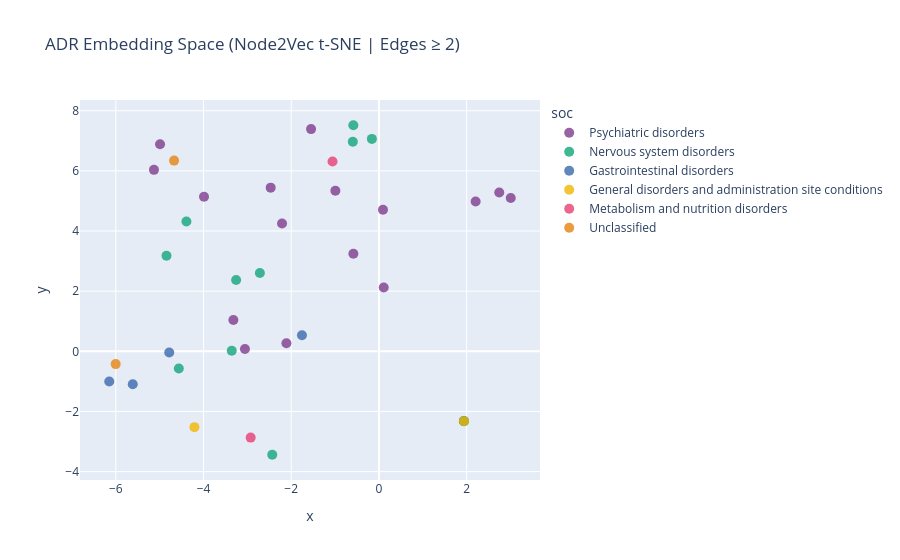

The notebook cell saved with this chart:
### Markdown cell above
## Plot

### Code cell
emb = pd.read_csv(proc_dir / "adr_embeddings.csv")
df = emb.merge(df, on="adr", how="left")

fig = px.scatter(
    df, x="x", y="y",
    color="soc",
    hover_data=["adr", "cluster", "hlt"],
    title=f"ADR Embedding Space (Node2Vec t-SNE | Edges ≥ {threshold})",
    color_discrete_sequence=px.colors.qualitative.Bold
)
fig.update_traces(marker=dict(size=10, opacity=0.8))
fig.show()
fig.write_html(proc_dir / f"fig_embeddings_soc_cutoff_{threshold}.html")

### Figure 1 — Plotly figure (JSON) as saved in the notebook; plotly's stock layout.template omitted (floating-point values rounded to 4 significant figures)
{"data": [{"customdata": [["anxiety", 3, "Mood and anxiety disorders"], ["withdrawal", 1, "Mood and anxiety disorders"], ["withdrawals", 3, "Mood and anxiety disorders"], ["depression", 1, "Mood and anxiety disorders"], ["anxious", 2, "Mood and anxiety disorders"], ["paranoia", 7, "Psychotic disorders"], ["addiction", 1, "Mood and anxiety disorders"], ["depressed", 2, "Mood and anxiety disorders"], ["panic attacks", 1, "Mood and anxiety disorders"], ["irritable", 2, "Mood and anxiety disorders"], ["tolerance", 2, "Mood and anxiety disorders"], ["manic", 6, "Psychotic disorders"], ["addicted", 2, "Mood and anxiety disorders"], ["panic attack", 2, "Mood and anxiety disorders"], ["psychosis", 7, "Psychotic disorders"], ["mania", 7, "Psychotic disorders"], ["addictive", 1, "Mood and anxiety disorders"]], "hovertemplate": "soc=Psychiatric disorders<br>x=%{x}<br>y=%{y}<br>adr=%{customdata[0]}<br>cluster=%{customdata[1]}<br>hlt=%{customdata[2]}<extra></extra>", "legendgroup": "Psychiatric disorders", "marker": {"color": "rgb(127, 60, 141)", "opacity": 0.8, "size": 10, "symbol": "circle"}, "mode": "markers", "name": "Psychiatric disorders", "orientation": "v", "showlegend": true, "type": "scatter", "x": [-0.9936, -3.319, -1.547, -2.21, -3.989, 2.205, -2.11, -5.13, 0.092, -4.992, -0.5826, 1.937, 0.109, -2.469, 3.006, 2.744, -3.056], "xaxis": "x", "y": [5.342, 1.038, 7.389, 4.251, 5.137, 4.983, 0.2667, 6.034, 4.707, 6.885, 3.242, -2.321, 2.12, 5.442, 5.096, 5.283, 0.07843], "yaxis": "y"}, {"customdata": [["insomnia", 4, "Sleep disorders"], ["headaches", 1, "Neurological symptoms"], ["groggy", 6, "Sleep disorders"], ["numb", 3, "Neurological symptoms"], ["derealization", 3, "Neurological symptoms"], ["fatigue", 4, "Sleep disorders"], ["tinnitus", 3, "Neurological symptoms"], ["migraines", 1, "Neurological symptoms"], ["nightmares", 1, "Sleep disorders"], ["tremors", 1, "Neurological symptoms"], ["exhausted", 4, "Sleep disorders"]], "hovertemplate": "soc=Nervous system disorders<br>x=%{x}<br>y=%{y}<br>adr=%{customdata[0]}<br>cluster=%{customdata[1]}<br>hlt=%{customdata[2]}<extra></extra>", "legendgroup": "Nervous system disorders", "marker": {"color": "rgb(17, 165, 121)", "opacity": 0.8, "size": 10, "symbol": "circle"}, "mode": "markers", "name": "Nervous system disorders", "orientation": "v", "showlegend": true, "type": "scatter", "x": [-4.845, -4.564, 1.938, -0.5961, -0.5838, -2.433, -0.161, -3.356, -3.256, -2.715, -4.39], "xaxis": "x", "y": [3.18, -0.572, -2.323, 6.97, 7.518, -3.44, 7.064, 0.02081, 2.372, 2.606, 4.315], "yaxis": "y"}, {"customdata": [["nausea", 5, "GI symptoms"], ["cravings", 1, "GI symptoms"], ["diarrhea", 5, "GI symptoms"], ["vomiting", 5, "GI symptoms"]], "hovertemplate": "soc=Gastrointestinal disorders<br>x=%{x}<br>y=%{y}<br>adr=%{customdata[0]}<br>cluster=%{customdata[1]}<br>hlt=%{customdata[2]}<extra></extra>", "legendgroup": "Gastrointestinal disorders", "marker": {"color": "rgb(57, 105, 172)", "opacity": 0.8, "size": 10, "symbol": "circle"}, "mode": "markers", "name": "Gastrointestinal disorders", "orientation": "v", "showlegend": true, "type": "scatter", "x": [-5.614, -1.755, -4.783, -6.15], "xaxis": "x", "y": [-1.095, 0.5358, -0.03881, -1.006], "yaxis": "y"}, {"customdata": [["sweating", 4, "Systemic responses"], ["keyed-up", 6, "Systemic responses"]], "hovertemplate": "soc=General disorders and administration site conditions<br>x=%{x}<br>y=%{y}<br>adr=%{customdata[0]}<br>cluster=%{customdata[1]}<br>hlt=%{customdata[2]}<extra></extra>", "legendgroup": "General disorders and administration site conditions", "marker": {"color": "rgb(242, 183, 1)", "opacity": 0.8, "size": 10, "symbol": "circle"}, "mode": "markers", "name": "General disorders and administration site conditions", "orientation": "v", "showlegend": true, "type": "scatter", "x": [-4.208, 1.938], "xaxis": "x", "y": [-2.521, -2.323], "yaxis": "y"}, {"customdata": [["weight gain", 4, "Appetite and weight"], ["dehydrated", 3, "Appetite and weight"]], "hovertemplate": "soc=Metabolism and nutrition disorders<br>x=%{x}<br>y=%{y}<br>adr=%{customdata[0]}<br>cluster=%{customdata[1]}<br>hlt=%{customdata[2]}<extra></extra>", "legendgroup": "Metabolism and nutrition disorders", "marker": {"color": "rgb(231, 63, 116)", "opacity": 0.8, "size": 10, "symbol": "circle"}, "mode": "markers", "name": "Metabolism and nutrition disorders", "orientation": "v", "showlegend": true, "type": "scatter", "x": [-2.925, -1.059], "xaxis": "x", "y": [-2.87, 6.312], "yaxis": "y"}, {"customdata": [["dizziness", 5, "Unclassified"], ["agitated", 2, "Unclassified"]], "hovertemplate": "soc=Unclassified<br>x=%{x}<br>y=%{y}<br>adr=%{customdata[0]}<br>cluster=%{customdata[1]}<br>hlt=%{customdata[2]}<extra></extra>", "legendgroup": "Unclassified", "marker": {"color": "rgb(230, 131, 16)", "opacity": 0.8, "size": 10, "symbol": "circle"}, "mode": "markers", "name": "Unclassified", "orientation": "v", "showlegend": true, "type": "scatter", "x": [-6.003, -4.672], "xaxis": "x", "y": [-0.4249, 6.341], "yaxis": "y"}], "layout": {"legend": {"title": {"text": "soc"}, "tracegroupgap": 0}, "title": {"text": "ADR Embedding Space (Node2Vec t-SNE | Edges ≥ 2)"}, "xaxis": {"anchor": "y", "domain": [0, 1], "title": {"text": "x"}}, "yaxis": {"anchor": "x", "domain": [0, 1], "title": {"text": "y"}}}}
